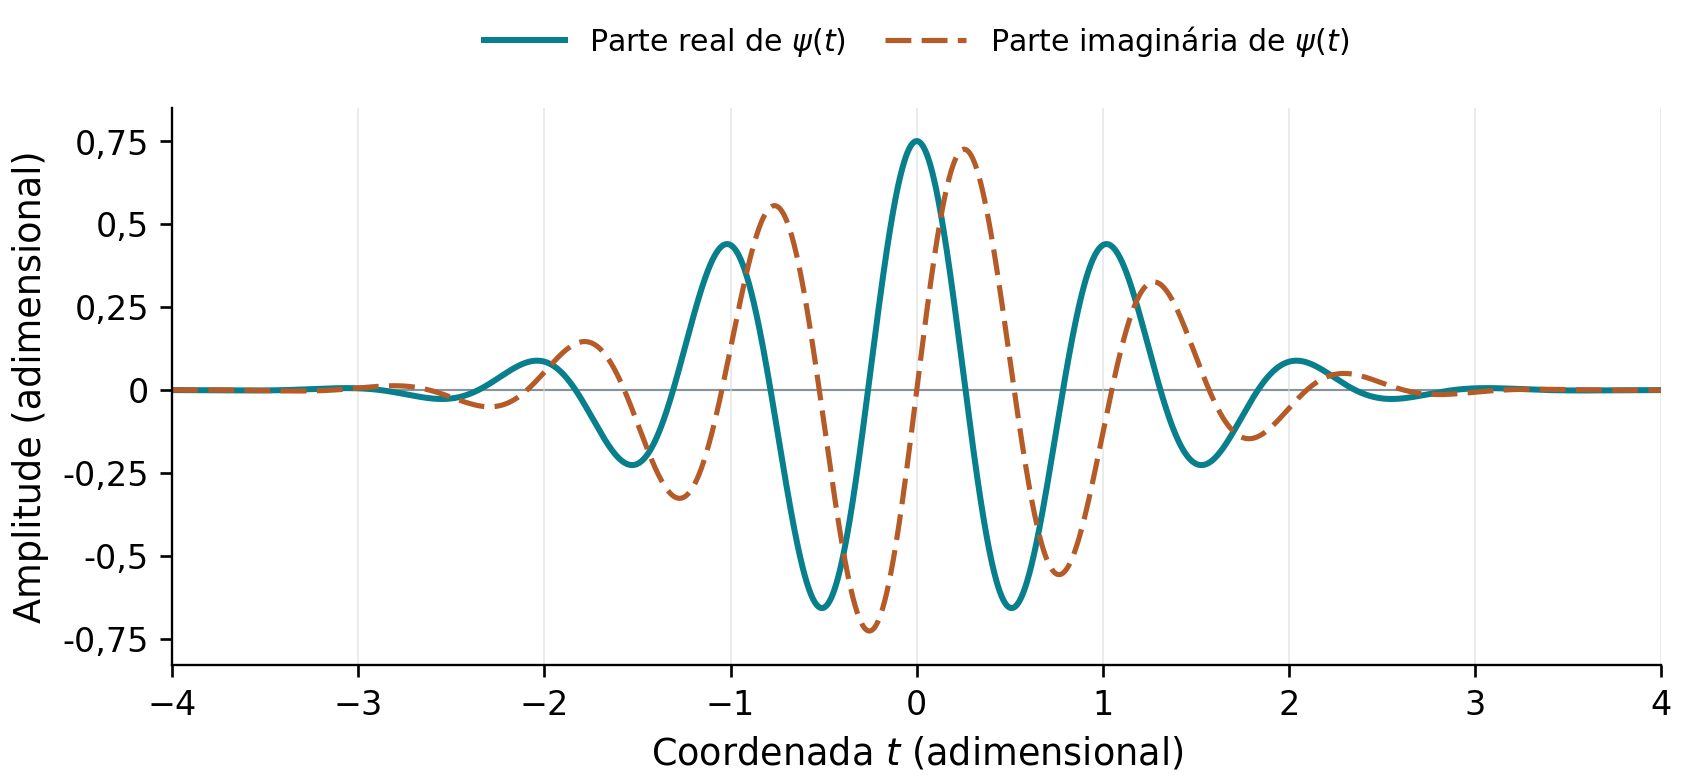

This figure's Python source:
"""Reproduce the Morlet mother-wavelet illustration used in the thesis.

Run from any working directory with ``python3 TCC/figuras/morlet_mae.py``.
The figure evaluates eq:morlet, without a zero-mean correction term.
It contains no experimental measurements and does not change the analysis runs.
"""

from pathlib import Path
import hashlib
import json
import os
import re
import tempfile

os.environ.setdefault("MPLCONFIGDIR", str(Path(tempfile.gettempdir()) / "tcc-morlet-mpl"))

import numpy as np
import matplotlib

matplotlib.use("Agg")
import matplotlib.pyplot as plt
from matplotlib.ticker import FuncFormatter


HERE = Path(__file__).resolve().parent
ROOT = HERE.parents[1]
OMEGA0 = 6.0


def sha256(path):
    return hashlib.sha256(path.read_bytes()).hexdigest()


def main():
    # A unit-scale, zero-position mother wavelet in dimensionless coordinates.
    t = np.linspace(-4.0, 4.0, 4001)
    envelope = np.pi ** (-0.25) * np.exp(-0.5 * t**2)
    psi = envelope * np.exp(1j * OMEGA0 * t)
    np.testing.assert_allclose(np.abs(psi), envelope, rtol=3e-16, atol=2e-16)
    np.testing.assert_allclose(psi.real, envelope * np.cos(OMEGA0 * t), atol=2e-16)
    np.testing.assert_allclose(psi.imag, envelope * np.sin(OMEGA0 * t), atol=2e-16)

    # Check the normalization over a wider integration domain than the plot.
    check_t = np.linspace(-8.0, 8.0, 32001)
    energy = float(np.trapezoid(np.pi ** (-0.5) * np.exp(-check_t**2), check_t))
    assert abs(energy - 1.0) < 1e-12

    plt.rcParams.update({
        "font.family": "DejaVu Sans",
        "font.size": 10,
        "axes.labelsize": 11,
        "axes.spines.top": False,
        "axes.spines.right": False,
        "axes.linewidth": 0.7,
        "pdf.fonttype": 42,
        "savefig.facecolor": "white",
    })
    fig, ax = plt.subplots(figsize=(7.0, 3.25), layout="constrained")
    ax.axhline(0, color="#87929a", linewidth=0.65, zorder=0)
    ax.plot(t, psi.real, color="#087f8c", linewidth=1.8, label=r"Parte real de $\psi(t)$")
    ax.plot(t, psi.imag, color="#b55b27", linewidth=1.55,
            linestyle=(0, (5, 2)), label=r"Parte imaginária de $\psi(t)$")
    ax.set(xlim=(-4, 4), ylim=(-0.83, 0.85),
           xlabel=r"Coordenada $t$ (adimensional)", ylabel="Amplitude (adimensional)")
    ax.set_xticks(np.arange(-4, 5))
    ax.set_yticks([-0.75, -0.5, -0.25, 0, 0.25, 0.5, 0.75])
    ax.yaxis.set_major_formatter(FuncFormatter(lambda value, _: f"{value:g}".replace(".", ",")))
    ax.grid(axis="x", color="#d5dce0", linewidth=0.45, alpha=0.7)
    ax.legend(loc="upper center", bbox_to_anchor=(0.5, 1.20), ncol=2,
              frameon=False, fontsize=9, handlelength=2.7, columnspacing=1.3)

    pdf = HERE / "morlet_mae.pdf"
    png = HERE / "morlet_mae.png"
    fig.savefig(pdf, bbox_inches="tight", pad_inches=0.05,
                metadata={"Title": "Wavelet mãe de Morlet com omega0 = 6",
                          "Author": "TCC", "CreationDate": None, "ModDate": None})
    fig.savefig(png, dpi=240, bbox_inches="tight", pad_inches=0.05)
    plt.close(fig)

    core = ROOT / "src2/v16_spatial2_18_71/scripts/wavelet_core.py"
    tex = ROOT / "TCC/fundamentacao.tex"
    equation = re.search(r"\\begin\{equation\}\\label\{eq:morlet\}.*?\\end\{equation\}",
                         tex.read_text(), flags=re.S).group(0)
    manifest = {
        "kind": "Analytical illustration, not experimental data",
        "equation_label": "eq:morlet",
        "formula": "psi(t) = pi^(-1/4) * exp(-t^2/2) * exp(1j*6*t)",
        "omega0": OMEGA0,
        "zero_mean_correction": False,
        "scale": 1.0,
        "position": 0.0,
        "coordinate": "dimensionless t",
        "plot_domain": [-4.0, 4.0],
        "samples": len(t),
        "plotted_components": ["real part of psi(t)", "imaginary part of psi(t)"],
        "plotted_arrays_sha256_float64_little_endian": {
            "coordinate": hashlib.sha256(t.astype("<f8").tobytes()).hexdigest(),
            "real": hashlib.sha256(psi.real.astype("<f8").tobytes()).hexdigest(),
            "imaginary": hashlib.sha256(psi.imag.astype("<f8").tobytes()).hexdigest(),
        },
        "energy_integral_on_minus8_plus8": energy,
        "source_equation_sha256": hashlib.sha256(equation.encode()).hexdigest(),
        "analysis_implementation": str(core.relative_to(ROOT)),
        "analysis_implementation_sha256": sha256(core),
        "script": str(Path(__file__).resolve().relative_to(ROOT)),
        "script_sha256": sha256(Path(__file__)),
        "outputs": {str(p.relative_to(ROOT)): sha256(p) for p in (pdf, png)},
    }
    (HERE / "morlet_mae_origem.json").write_text(
        json.dumps(manifest, ensure_ascii=False, indent=2) + "\n")
    print(json.dumps({"pdf": str(pdf), "png": str(png), "energy": energy}))


if __name__ == "__main__":
    main()
